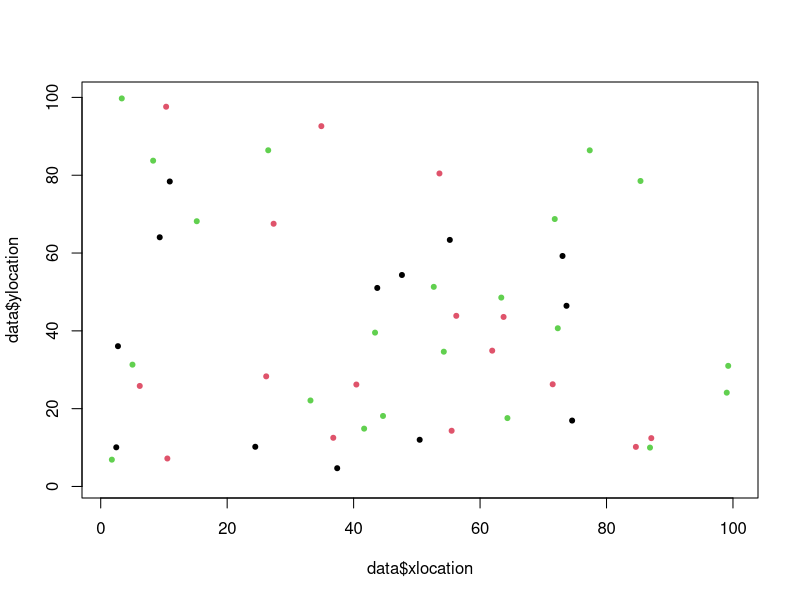

Here is the R script that generated this plot: (Note: this script raises an error after producing the figure.)
#Load packages
library(tidyverse) 
library(gridExtra)


### Initialize params ###

# Set up a grid to represent land
#Place individuals on plot
xsize = ysize = 100
numInd = 50
numSpecies = 3
data <-  tibble("ID" = 1:numInd, "age" = sample(150, numInd, replace = TRUE), 
                 species = sample(numSpecies, numInd, replace = TRUE), "xlocation" = runif(numInd, 0, 100), 
                 "ylocation" = runif(numInd,0,100), "parentalDistance" = 0)

herbivores <- data %>%  slice_sample(n = 25) %>% select(-c(ID, age, parentalDistance))
herbivores <- herbivores %>% mutate(ID = 1:nrow(herbivores), age = 0)
plot(data$xlocation, data$ylocation, col = data$species, pch = 20, xlim = c(1,100), ylim = c(1,100))

#Set up rates of birth/death/growth etc...
deltaT = 1 #1 year periods of growth
ageChange = deltaT
maxAge = 150
seeds = 2
dispParam = 10 #dispersalParam
DensParam = 4 #DensityParam
DensParam1 = 2
uniqueSp = unique(data$species)
numYears = 1000

#Herbivore initials
herbParam1 = 100
herbParam2 = 10
HerbDensParam = 7.5
HerbEffectiveness = 4

speciesPop = NULL
herbPop = NULL
agePops = NULL






### MAIN LOOP ####


for(t in seq(0, numYears, by = deltaT)){ 
  #grow
  data$age = data$age + deltaT
  herbivores$age = herbivores$age + 1
  
  #disperse seeds/
  Ind = data[1, ]
  babies <- dispersal(data)
  #survival of seeds
  babies <- seedPredation(babies, babies$parentalDistance)
  data <- bind_rows(data, babies)
  #Background death of adults. Death rate decreases with age
  data <- backgroundDeath(data, data$age)
  
  #Conspecific density death
  livePastDens = NULL
  for (k in 1:length(uniqueSp)){
    sp = uniqueSp[k]
    subPop = subset(data, species == sp)
    survived <- densityPredation(subPop)
    livePastDens <-  bind_rows(livePastDens, survived)
    livePastDens <- livePastDens[order(livePastDens$ID), ]
  }
  data <- livePastDens
  #trees over max age die
  
  countSpecies <- speciesSize(data$species)
  speciesPop <-  bind_rows(speciesPop, countSpecies)
  
  #Herbivores die
  herbivores <- herbivoreDeath(data, herbivores)
  
  
  #Herbivores reproduce
  newHerbivores <- herbivoreGrowth(data, herbivores)
  herbivores <- bind_rows(herbivores, newHerbivores)
  herbivores <- herbivores[!duplicated(herbivores$xlocation) & !duplicated(herbivores$ylocation),]
  
  #Supplemental
  countHerbs <- speciesSize(herbivores$species)
  herbPop <- bind_rows(herbPop, countHerbs)
  
  #Herbivores damage trees
  data <-  herbivory(data, herbivores)
  
  ages <- tibble("gen" = t, "babies" = nrow(subset(data, age < 6)), "young" = nrow(subset(data, age >= 6 & age <=20)), "middle aged" = nrow(subset(data, age > 20 &
                                                                                                   age < 50)), 
                 "old" = nrow(subset(data, age >= 50)))
  
  agePops <- bind_rows(agePops, ages)
  
  plot(data$xlocation, data$ylocation, col = data$species, pch = 20, xlim = c(1,100), ylim = c(1,100))

  
  print(t)

}

#Plot pathogen vs trees
grid.arrange(plotSpecies(speciesPop), plotHerbSpecies(herbPop), ncol = 1)

#Plot the age distribution over time of trees
agePops <-  pivot_longer(agePops, cols = !gen, names_to = "Group", values_to = "Count")
ggplot(agePops, aes(gen, Count, color = Group))+
  geom_line()
#Plot total ages of trees throughout generations
ageBar <-  agePops %>% group_by(Group) %>% summarise(total = sum(Count))
barplot(ageBar$total, names.arg = ageBar$Group, col=c(rgb(0.3,0.1,0.4,0.6) , rgb(0.3,0.5,0.4,0.6) , rgb(0.3,0.9,0.4,0.6) ,  rgb(0.8,0.5,0.4,0.6)))




##### MAIN FUNCTIONS #######

#Disperse 10 seeds per parent
dispersal <- function(Trees){
    babies = NULL
    for (i in 1:nrow(Trees)){
      eachAdult = Trees[i,]
      for (j in 1:seeds){
        baby = Trees[1, ]
        baby$age = as.integer(0)
        baby$ID  = max(data$ID) + (10*(i-1)) + j
        baby$species  =  eachAdult$species
        babyDist = (rnorm(1, mean=0, sd=dispParam))
        xDirection = runif(1)
        baby$xlocation = ((xDirection*babyDist) + eachAdult$xlocation) %% xsize
        baby$ylocation = (((1-xDirection) * babyDist) + eachAdult$ylocation) %% ysize
        baby$parentalDistance = abs(babyDist)
        babies <- bind_rows(babies, baby)
      }
    }
    return(babies)
    
}



#Seeds predated based on distance from parent
seedPredation <- function(Babies, parentalDist){
  babySurv = NULL
  for (i in 1:nrow(Babies)){
    dist = parentalDist[i]
    danger = runif(1)*(1/(dist))
    indLive = danger < .07
    babySurv[i] = indLive
  }
  return(Babies[babySurv, ])
}

#predation based on conspecifics nearby
densityPredation <- function(subPop){
  survived = NULL
  #dead = NULL
  for (i in 1:nrow(subPop)){
    #subPop <- subset(subPop, !(ID %in% dead$ID) )
    neighbors <-  NULL
    ind <- subPop[i, ]
    xNeighbors = data.frame(subset(subPop, xlocation <= ind$xlocation + DensParam & 
                                     xlocation >= ind$xlocation - DensParam
                                   & xlocation != ind$xlocation))
    yNeighbors = data.frame(subset(subPop, ylocation <= ind$ylocation + DensParam & 
                                     ylocation >= ind$ylocation - DensParam
                                   & ylocation != ind$ylocation))
    neighbors = intersect(xNeighbors, yNeighbors)
    neighbors = unique(neighbors)
    prob <- ifelse(nrow(neighbors)>0,  (DensParam1 * (ind$age+1))/(((max(neighbors$age))+1)*
                                                                     (nrow(neighbors))),
                   1.01)
    luck = runif(1)
    if(runif(1) < prob){
      survived <- bind_rows(ind , survived)
    } 
  }
  return(survived)
}

#Natural Background death
backgroundDeath <- function(population, age){
  living = c()
  probDeath = c()
  for (i in 1:nrow(population)){
    probDeath[i] <- ifelse(age[i] > 0,  0.3/(age[i]), 0.3)
    alive <- (runif(1) > probDeath[i])
    living[i] = alive
  }
  return(population[living,])
}






#### HERBIVORY STUFF ######


#Herbivory function: herbivores kill trees
herbivory <- function(trees, herbivores){
  deadTrees = NULL
  for (i in 1:nrow(herbivores)){
    indHerbivore = herbivores[i, ]
    infected = data[data$xlocation == indHerbivore$xlocation  & data$ylocation == indHerbivore$ylocation, ]
    probSurv = (((infected$age+1)) / (((indHerbivore$age)+1)*HerbEffectiveness))
    if(probSurv < runif(1)){
      deadTrees <- bind_rows(deadTrees, infected)
    }
  }
  deadID = deadTrees$ID
  return(subset(trees, !(ID %in% deadID)))
}

herbivoreGrowth <- function(trees, herbivores){
  infectedTrees <- NULL
  for (i in 1:nrow(herbivores)){
    indHerbivore <- herbivores[i, ]
    # for (j in 1:7){
    #   xDisplacement <- (indHerbivore$xlocation + rnorm(1,0, sd = 6))
    #   yDisplacement <- (indHerbivore$ylocation + rnorm(1,0, sd = 6))
    #   infectedTree <- subset(trees, xlocation > xDisplacement - 4 & xlocation < xDisplacement + 4 &
    #                            ylocation > yDisplacement - 4 & ylocation < yDisplacement + 4 &
    #                            xlocation != indHerbivore$xlocation & ylocation != indHerbivore$ylocation &
    #                            species == indHerbivore$species)
    #   infectedTrees <- bind_rows(infectedTrees, infectedTree)
    # }
    infectedTree <- subset(trees, xlocation > indHerbivore$xlocation - HerbDensParam & xlocation < indHerbivore$xlocation + 
                             HerbDensParam & ylocation > indHerbivore$ylocation - 
                             HerbDensParam & ylocation < indHerbivore$ylocation + HerbDensParam &
                            xlocation != indHerbivore$xlocation & ylocation != indHerbivore$ylocation &
                           species == indHerbivore$species)
    infectedTrees <- bind_rows(infectedTrees, infectedTree)
  }
  if(nrow(infectedTrees) > 0){
    newHerbivores <- infectedTrees %>%  select(-c(parentalDistance, ID, age)) %>% 
      mutate(ID = seq(max(herbivores$ID)+1, 
      max(herbivores$ID)+nrow(infectedTrees)), age = 0)
  }else{
    newHerbivores <- NULL
  }
  return(newHerbivores)
}

herbivoreDeath <- function(trees, herbivores){
  dead = NULL
  totalInf = NULL
  for (i in 1:nrow(herbivores)){
    indHerbivore = herbivores[i, ]
    infected = data[data$xlocation == indHerbivore$xlocation  & data$ylocation == indHerbivore$ylocation, ]
    if (nrow(infected) < 1){
      dead <- bind_rows(dead, indHerbivore)
    }
  }
  herbID = dead$ID
  return(subset(herbivores, !(ID %in% herbID)))
}






### SUPPLEMENTAL FUNCTIONS###

#Used to plot population over time
plotSize <- function(popSize){
  popTime <- tibble("gen" = c(1:length(popSize)), "population" = popSize)
  plot(popTime$gen, popTime$population, type = "b", col = "blue")
}

#used to plot average density for a specific parameter
densSize <- function(xlocation, ylocation){
  Densities = NULL
  for (i in seq(0,95, by = 5)){
    popSegment = subset(xlocation, xlocation > i & xlocation < i+5)
    Densities = c(Densities, length(popSegment))
  }
  return(mean(Densities))
}

#Track population of each species
speciesSize <- function(speciesTypes){
  a = speciesTypes[speciesTypes == 1]
  b = speciesTypes[speciesTypes == 2]
  c = speciesTypes[speciesTypes == 3]
  
  df <- tibble("Species 1" = length(a), "Species 2" = length(b), "Species 3" = length(c))
  return(df)
}


#Plot amount of each species
plotSpecies <- function(speciesPop){
  speciesPop <- add_column(speciesPop, gen = 1:nrow(speciesPop))
  speciesPop <- pivot_longer(speciesPop, cols = starts_with("Species"), names_to = "Species",
                             names_prefix = "Species ", values_to = "Count")
  ggplot(data = speciesPop, aes(gen, Count, col = Species))+
    geom_point()+
    geom_line()+
    ylim(0, max(speciesPop$Count))+
    ylab("Tree Count")
  
}
plotHerbSpecies <- function(speciesPop){
  speciesPop <- add_column(speciesPop, gen = 1:nrow(speciesPop))
  speciesPop <- pivot_longer(speciesPop, cols = starts_with("Species"), names_to = "Species",
                             names_prefix = "Species ", values_to = "Count")
  ggplot(data = speciesPop, aes(gen, Count, col = Species))+
    geom_point()+
    geom_line()+
    ylim(0, max(speciesPop$Count))+
    ylab("Herbivore Count")
  
}
#If want to track pop/dens put this in main loop and recreate variables popSize and avgDens
#Then use plotSize and densSize functions
popSize = c(popSize, nrow(data))
currentDens <- densSize(data$xlocation, data$ylocation)
avgDens <- c(avgDens, currentDens)
